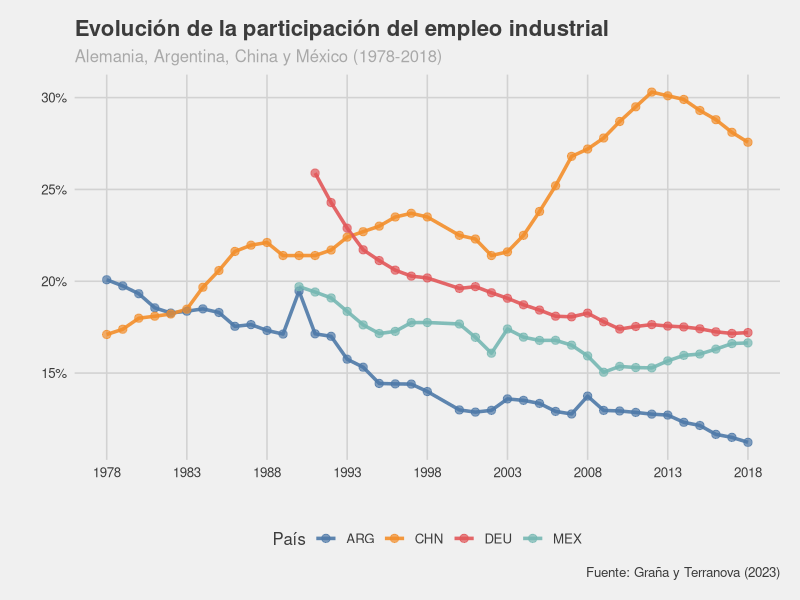

Reproduce this figure in R.
library(tidyverse)
library(readxl)
library(ggthemes)

options(scipen = 999)

base <- read_xlsx(path = "Mod 3 - Econ Internacional/elaboracion_materiales/clase1/bases/total_e_industria.xlsx",
                  sheet = 'Sheet 1',
                  range = 'A1:AU1571')

base <- base %>% 
  select(Anio, País, Regiones.economicas, Ocup_TOTAL_ECONOMIA, Ocup_INDUSTRIA) %>% 
  
  filter(Anio >= 1978,
         Anio <= 2018,
         Anio != 1999    # faltan datos de china para el 99'
  ) %>% 
  
  mutate(across(
    c(Ocup_TOTAL_ECONOMIA, Ocup_INDUSTRIA), # en miles para estos países
    ~ case_when(
      País %in% c("DEU", "BEL", "DNK", "FIN", "MYS", "NDL", "GBR", "SWE") ~ .x * 1000,
      TRUE ~ .x
    ))
  ) %>%
  
  mutate(pp_empleo_industrial = Ocup_INDUSTRIA / Ocup_TOTAL_ECONOMIA)

############################
# ACÁ ARRANCA EL EJERCICIO #
############################

datos_filtrados <- base %>%
  filter(País %in% c("DEU", "ARG", "CHN", "MEX")) %>%

  arrange(País, Anio) # Se ordena para que no haya problemas con linease que van y vienen

ggplot(datos_filtrados, aes(x = Anio, y = pp_empleo_industrial, color = País, group = País)) +

  geom_line(linewidth = 1.2, alpha = 0.9) +
  
  # Sumamos puntos para enfatizar los datos disponibles
  geom_point(size = 2.5, alpha = 0.7) +
  
  scale_x_continuous(breaks = seq(from = 1978, to = 2018, by = 5)) +

  scale_y_continuous(labels = scales::percent_format(accuracy = 1)) +
  labs(
    title = "Evolución de la participación del empleo industrial",
    subtitle = "Alemania, Argentina, China y México (1978-2018)",
    x = "",
    y = "",
    caption = "Fuente: Graña y Terranova (2023)"
  ) +
  
  theme_fivethirtyeight() +
  
  scale_color_tableau() +
  
  theme(
    legend.position = "bottom",
    plot.title = element_text(face = "bold", size = 16),
    plot.subtitle = element_text(size = 12, color = "darkgrey"),
    axis.title = element_text(face = "bold"),
    panel.grid.minor = element_blank()
  )


# POR SI ALGUIEN SE ANIMA

# tabla auxiliar
#
# ultimos_puntos <- datos_filtrados %>%
#   group_by(País) %>%
#   filter(Anio == max(Anio)) %>%
#   ungroup()

# geom_text_repel(
#   data = ultimos_puntos,
#   aes(label = País),
#   direction = "y",          # Prioriza separación vertical
#   hjust = -0.2,             # Desplaza texto a la derecha
#   segment.size = 0.5,       # Grosor de la línea que conecta
#   nudge_x = 1,              # Empujar etiquetas a la derecha 
#   box.padding = 0.5,        # Espaciado alrededor de etiquetas
#   size = 4.5,               # Tamaño de texto
#   fontface = "bold"         # Texto en negrita
# ) +

# y cambiarle:

# theme(
#   legend.position = "none")

# scale_x_continuous(limits = c(min(datos_filtrados$Anio), max(datos_filtrados$Anio) + 3.5))